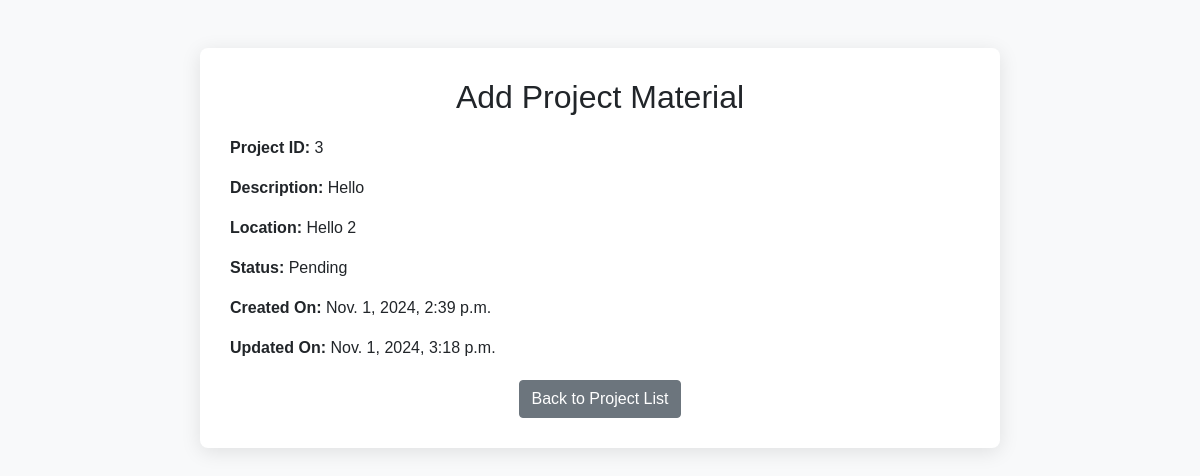
The app's page /projects/3/add_project_material/ with its own data.
### quotations/models.py (models this page shows, shortened)
class Project(models.Model):
    STATUS_CHOICES = [
        ("Pending", "Pending"),
        ("Approved", "Approved"),
        ("Declined", "Declined"),
        ("Completed", "Completed"),
    ]
    name = models.CharField(max_length=100)
    description = models.CharField(max_length=100)
    location = models.CharField(max_length=100)
    start_date = models.DateField(default=datetime.date.today)
    end_date = models.DateField(blank=True, null=True)
    user = models.ForeignKey(User, on_delete=models.CASCADE, related_name="projects")
    status = models.CharField(
        max_length=20, choices=STATUS_CHOICES, default="pending", blank=True, null=True
    )
    created_at = models.DateTimeField(auto_now_add=True)
    updated_at = models.DateTimeField(auto_now=True)

### quotations/views.py (the view, shortened to what this page needs)
def add_project_material(request, project_id):
    project = get_object_or_404(Project, id=project_id)
    form = None
    return render(
        request, "add_project_material.html", {"project": project, "form": form}
    )

### quotations/views.py (called while the page is built)
def is_superuser(user):
    return user.is_superuser

### templates/add_project_material.html (shortened to what this page needs)
{% load static %}
<!DOCTYPE html>
<html lang="en">
<head>
    <link rel="stylesheet" href="https://stackpath.bootstrapcdn.com/bootstrap/4.5.2/css/bootstrap.min.css">
</head>
<body>
    <div class="container mt-5">
        <div class="project-container">
            <h2>Add Project Material</h2>
            {% if user.is_superuser %}
            <form method="post">
                {% csrf_token %}
                {{ form.as_p }}
                {% if form.errors %}
                    <div class="error-messages">
                        {% for field, errors in form.errors.items %}
                            <p>{{ field }}: {{ errors|join:", " }}</p>
                        {% endfor %}
                    </div>
                {% endif %}
                <button type="submit" class="btn btn-primary">Save Changes</button>
            </form>
            {% else %}
                <div class="project-info">
                    <p><strong>Project ID:</strong> {{ project.id }}</p>
                    <p><strong>Description:</strong> {{ project.description }}</p>
                    <p><strong>Location:</strong> {{ project.location }}</p>
                    <p><strong>Status:</strong> {{ project.status }}</p>
                    <p><strong>Created On:</strong> {{ project.created_at }}</p>
                    <p><strong>Updated On:</strong> {{ project.updated_at }}</p>
                </div>
            {% endif %}
            <div class="text-center">
                <a href="{% url 'project_list' %}" class="btn btn-secondary">Back to Project List</a>
            </div>
        </div>
    </div>
</body>
</html>

### templates/add_project_material.html (style rules this page uses)
body { background-color: #f8f9fa; font-family: Arial, sans-serif; }
.project-container { max-width: 800px; margin: auto; padding: 30px; background-color: white; border-radius: 8px; box-shadow: 0 4px 20px rgba(0, 0, 0, 0.1); }
h2 { margin-bottom: 20px; text-align: center; }
.project-info { margin-bottom: 20px; }

### records on screen
Project: id "3", description "Hello", location "Hello 2", status "Pending", created_at "Nov. 1, 2024, 2:39 p.m.", updated_at "Nov. 1, 2024, 3:18 p.m."
